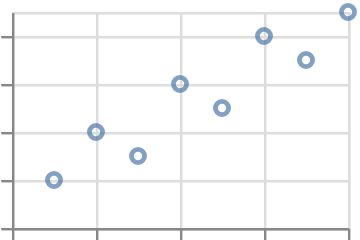

Source (Vega-Lite JSON):
### Vega-Lite specification from a JSON file in a GitHub repository (floating-point values rounded to 4 significant figures)
{"$schema": "https://vega.github.io/schema/vega-lite/v6.json", "padding": 5, "autosize": "none", "data": {"name": "table", "values": [{"c": "A", "g": "p", "x": 1, "y": 2, "v": 5, "t": "2024-01-15", "o": {"v": 3}, "IMDB Rating": 6.1, "d": "x1"}, {"c": "B", "g": "q", "x": 2, "y": 4, "v": 9, "t": "2024-02-20", "o": {"v": 7}, "IMDB Rating": 7.4, "d": "x2"}, {"c": "A", "g": "q", "x": 3, "y": 3, "v": 2, "t": "2024-03-05", "o": {"v": 1}, "IMDB Rating": 5.2, "d": "x1"}, {"c": "C", "g": "p", "x": 4, "y": 6, "v": 7, "t": "2024-05-30", "o": {"v": 4}, "IMDB Rating": 8.8, "d": "x3"}, {"c": "B", "g": "p", "x": 5, "y": 5, "v": 4, "t": "2024-07-11", "o": {"v": 9}, "IMDB Rating": 6.9, "d": "x2"}, {"c": "C", "g": "q", "x": 6, "y": 8, "v": 6, "t": "2024-09-02", "o": {"v": 2}, "IMDB Rating": 7.7, "d": "x3"}, {"c": "A", "g": "p", "x": 7, "y": 7, "v": 8, "t": "2024-11-25", "o": {"v": 5}, "IMDB Rating": 4.4, "d": "x1"}, {"c": "B", "g": "q", "x": 8, "y": 9, "v": 3, "t": "2024-12-31", "o": {"v": 8}, "IMDB Rating": 9.1, "d": "x2"}]}, "width": 140, "height": 90, "mark": "point", "encoding": {"x": {"field": "x", "type": "quantitative", "scale": {"type": "identity"}}, "y": {"field": "y", "type": "quantitative"}}}
